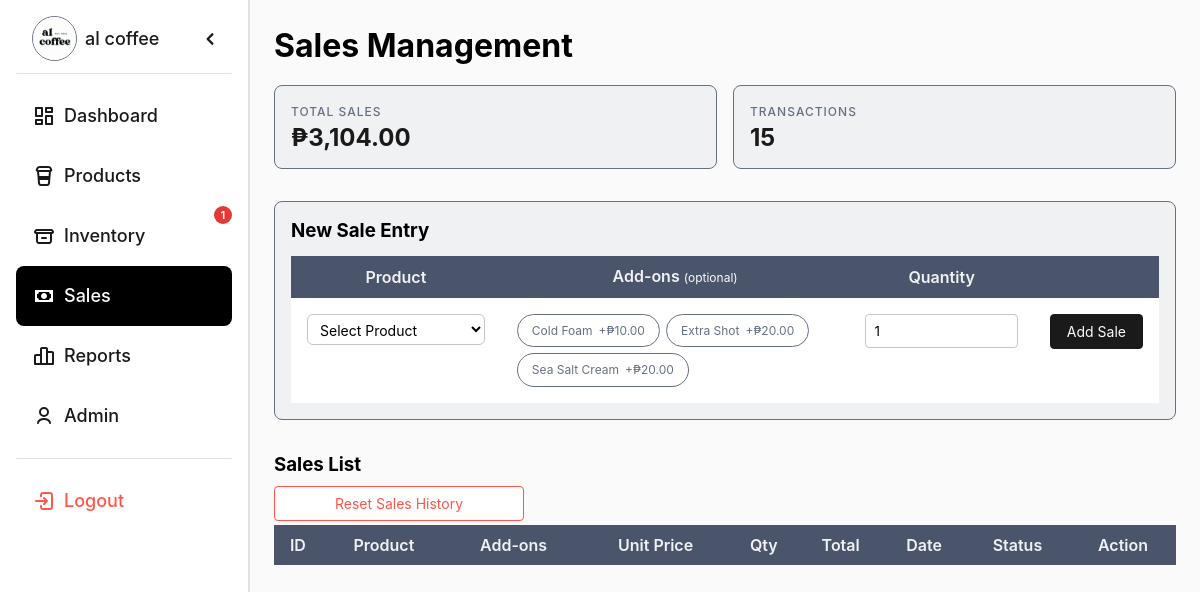
/package/admin/sales.php?date=2026-04-30 23:58:43 (signed in), run on the app's committed database.
### tables this page shows
CREATE TABLE IF NOT EXISTS `addons` (
  `addon_id` int NOT NULL AUTO_INCREMENT,
  `addon_name` varchar(100) NOT NULL,
  `price` decimal(10,2) NOT NULL DEFAULT '0.00',
  `status` enum('Available','Unavailable') DEFAULT 'Available',
  PRIMARY KEY (`addon_id`)
);

### package/admin/sales.php (the view, shortened to what this page needs)
<?php
$conn = new mysqli("localhost", "root", "", "login");
$totalSales = $conn->query("
    SELECT SUM(total) as total FROM sales WHERE status = 'Completed'
")->fetch_assoc()['total'] ?? 0;
$totalTransactions = $conn->query("
    SELECT COUNT(*) as c FROM sales WHERE status = 'Completed'
")->fetch_assoc()['c'] ?? 0;
$addons_res  = $conn->query(
    "SELECT addon_id, addon_name, price FROM addons WHERE status = 'Available' ORDER BY addon_name"
);
$addons_list = [];
while ($a = $addons_res->fetch_assoc()) $addons_list[] = $a;
?>
<!DOCTYPE html>
<html>
<head>
    <link rel="stylesheet" href="../../resources/css/general.css">
    <link rel="stylesheet" href="../../resources/css/design_tokens/primitives.css">
    <link rel="stylesheet" href="../../resources/css/design_tokens/mapping.css">
    <link rel="stylesheet" href="../../resources/css/partials/header.css">
    <link rel="stylesheet" href="../../resources/css/partials/side_nav.css">
    <link rel="stylesheet" href="../../resources/css/main_interface.css">
     <link rel="stylesheet" href="../../resources/css/sales.css">
</head>
<body>
<div class="container">
    <?php require '../partials/sidenav.php'; ?>
    <div class="main">
        <h1>Sales Management</h1>
        <div class="statistics-container statistics-container--grid">
            <div class="statistics_card statistics_card--flex">
                <div class="stat_card-label">Total Sales</div>
                <div class="stat-value">&#8369;<?= number_format($totalSales, 2) ?></div>
            </div>
            <div class="statistics_card statistics_card--flex">
                <div class="stat_card-label">Transactions</div>
                <div class="stat-value"><?= $totalTransactions ?></div>
            </div>
        </div>
        <div class="sale-form">
            <h3>New Sale Entry</h3>
            <form method="POST">
                <table class="entry-table">
                    <thead>
                        <tr>
                            <th>Product</th>
                            <th>Add-ons <span class="hint">(optional)</span></th>
                            <th>Quantity</th>
                            <th></th>
                        </tr>
                    </thead>
                    <tbody>
                        <tr>
                            <td class="entry-cell">
                                <select name="product_id" required>
                                    <option value="">Select Product</option>
                                </select>
                            </td>
                            <td class="entry-cell">
                                <?php if (!empty($addons_list)): ?>
                                    <div class="addon-list">
                                        <?php foreach ($addons_list as $a): ?>
                                            <div class="addon-chip">
                                                <label for="addon_<?= $a['addon_id'] ?>">
                                                    <?= htmlspecialchars($a['addon_name']) ?>
                                                    <span class="addon-price">+&#8369;<?= number_format($a['price'], 2) ?></span>
                                                </label>
                                            </div>
                                        <?php endforeach; ?>
                                    </div>
                                <?php else: ?>
                                    <span class="no-data">No add-ons available</span>
                                <?php endif; ?>
                            </td>
                            <td class="entry-cell">
                                <input type="number" name="quantity" min="1" value="1" required>
                            </td>
                            <td class="entry-cell">
                                <button type="submit" name="add_sale" class="add-btn">Add Sale</button>
                            </td>
                        </tr>
                    </tbody>
                </table>
            </form>
        </div>
        <h3>Sales List</h3>
        <form method="POST" onsubmit="return confirm('Reset all sales history? This cannot be undone.');">
            <button type="submit" name="reset_sales" class="reset-btn">Reset Sales History</button>
        </form>
        <table class="sales-table">
            <thead>
                <tr>
                    <th>ID</th>
                    <th>Product</th>
                    <th>Add-ons</th>
                    <th>Unit Price</th>
                    <th>Qty</th>
                    <th>Total</th>
                    <th>Date</th>
                    <th>Status</th>
                    <th>Action</th>
                </tr>
            </thead>
        </table>
    </div>
</div>
</body>
</html>

### resources/css/general.css (style rules this page uses)
* { box-sizing: border-box; margin: 0; padding: 0; }

### resources/css/design_tokens/primitives.css (style rules this page uses)
:root { --val-minus-1: -0.0625rem; --val-null: 0rem; --val-05px: 0.03125rem; --val-1px: 0.0625rem; --val-2px: 0.125rem; --val-minus-2: -0.125rem; --val-4px: 0.25rem; --val-minus-4: -0.25rem; --val-6px: 0.375rem; --val-8px: 0.5rem; --val-10px: 0.625rem; --val-minus-10: -0.625rem; --val-12px: 0.75rem; --val-14px: 0.875rem; --val-16px: 1rem; --val-minus-16: -1rem; --val-18px: 1.125rem; --val-20px: 1.25rem; --val-22px: 1.375rem; --val-24px: 1.5rem; --val-minus-24: -1.5rem; --val-26px: 1.625rem; --val-28px: 1.75rem; --val-32px: 2rem; --val-36px: 2.25rem; --val-40px: 2.5rem; --val-44px: 2.75rem; --val-48px: 2.8125rem; --val-52px: 3.25rem; --val-56px: 3.5rem; --val-60px: 3.75rem; --val-64px: 4rem; --val-68px: 4.25rem; --val-72px: 4.5rem; --val-76px: 4.75rem; --val-80px: 5rem; --val-84px: 5.25rem; --val-88px: 5.5rem; --val-92px: 5.75rem; --val-94px: 5.875rem; --val-96px: 6rem; --val-114px: 7.125rem; --val-128px: 8rem; --val-256px: 16rem; --val-274px: 17.125rem; --val-512px: 32rem; --val-1024px: 64rem; --val-1200px: 75rem; --val-1600px: 100rem; --val-infinity: 9999rem; --lh-4XS: 0.875rem; --lh-3XS: 1.125rem; --lh-2XS: 1.25rem; --lh-XS: 1.5rem; --lh-SM: 1.75rem; --lh-MD: 2.125rem; --lh-LG: 3.25rem; --lh-LG-3X: 4rem; --lh-LG-4x: 5.25rem; --lh-LG-5X: 6.75rem; --lh-LG-6X: 8.25rem; --size-4XS: 0.5rem; --size-3XS: 0.625rem; --size-XXS: 0.75rem; --size-XS: 0.875rem; --size-SM: 1rem; --size-MD: 1.125rem; --size-LG: 1.25rem; --size-LG-1-5: 1.5rem; --size-LG-1-75: 1.75rem; --size-LG-2X: 2.25rem; --size-LG-3X: 3rem; --size-LG-4X: 4rem; --size-LG-5X: 4.5rem; --size-LG-6X: 6rem; --weight-LIGHT: 300; --weight-REGULAR: 400; --weight-MEDIUM: 500; --weight-SEMI-BOLD: 600; --weight-BOLD: 700; --tf-DISPLAY: Manrope, Inter, Arial; --tf-HEADING: Manrope, Inter, Arial; --tf-BODY: Inter, Manrope, Arial; --tf-CAPTION: Inter, Manrope, Arial; --accent-blue-25: #f5f9ff; --accent-blue-50: #ecf5ff; --accent-blue-100: #d7eaff; --accent-blue-200: #b0d4ff; --accent-blue-300: #88bfff; --accent-blue-400: #61aaff; --accent-blue-500: #3994ff; --accent-blue-600: #1873de; --accent-blue-700: #0053b5; --accent-blue-800: #00418e; --accent-blue-900: #002a5c; --accent-white-900: #ffffff; --gray-strong-25: #bcc3e3; --gray-strong-50: #9da6cb; --gray-strong-100: #8791b7; --gray-strong-200: #6a749c; --gray-strong-300: #475175; --gray-strong-400: #384162; --gray-strong-500: #2f3757; --gray-strong-600: #242a46; --gray-strong-700: #1b2037; --gray-strong-800: #151a2d; --gray-strong-900: #0e1223; --black-25: #f2f2f2; --black-50: #e6e6e6; --black-100: #cccccc; --black-200: #b3b3b3; --black-300: #999999; --black-400: #808080; --black-500: #666666; --black-600: #4d4d4d; --black-700: #333333; --black-800: #1a1a1a; --black-900: #000000; --gray-soft-25: #fafafa; --gray-soft-50: #f0f1f3; --gray-soft-100: #e0e2e7; --gray-soft-200: #c2c6ce; --gray-soft-300: #a3a9b6; --gray-soft-400: #858d9d; --gray-soft-500: #667085; --gray-soft-600: #59647a; --gray-soft-700: #525d73; --gray-soft-800: #4a556c; --gray-soft-900: #404a60; --positive-25: #f4fcf7; --positive-50: #e9faf0; --positive-100: #d3f4e0; --positive-200: #a7e9c1; --positive-300: #7bdfa3; --positive-400: #4fd484; --positive-500: #23c965; --positive-600: #08b94e; --positive-500: #02983e; --positive-700: #02983e; --positive-800: #00732e; --positive-900: #00481d; --negative-25: #fff8f7; --negative-50: #fff1f0; --negative-100: #ffe2e0; --negative-200: #ffc6c2; --negative-300: #ffa9a3; --negative-400: #ff8d85; --negative-500: #ff554a; --negative-600: #ea483d; --negative-700: #d7392e; --negative-800: #c8271c; --negative-900: #b71409; --warning-25: #fffcf6; --warning-50: #ff9ed; --warning-100: #fff3db; --warning-200: #ffe6b7; --warning-300: #ffda92; --warning-400: #ffcd6e; --warning-500: #ffc14a; --warning-600: #eba622; --warning-700: #d18a02; --warning-800: #9f6800; --warning-900: #5a3b00; }

### resources/css/main_interface.css (style rules this page uses)
body { background: var(--background-default); min-height: 100vh; min-height: 100svh; position: relative; }
.container { position: relative; flex-direction: row; }
.main { display: flex; flex-direction: column; padding: var(--padding-80px) var(--padding-16px) var(--padding-16px) var(--padding-16px); transition: padding 0.2s ease; }
@media (min-width: 767px) { .main { padding: var(--padding-24px) var(--padding-24px) var(--padding-24px) var(--padding-274px); } }

### data on the page
addons: addon_name "Cold Foam", price "10.00"
addons: addon_name "Extra Shot", price "20.00"
addons: addon_name "Sea Salt Cream", price "20.00"

### other printed values
$lowStockCount "1"
$totalSales "3,104.00"
$totalTransactions "15"
